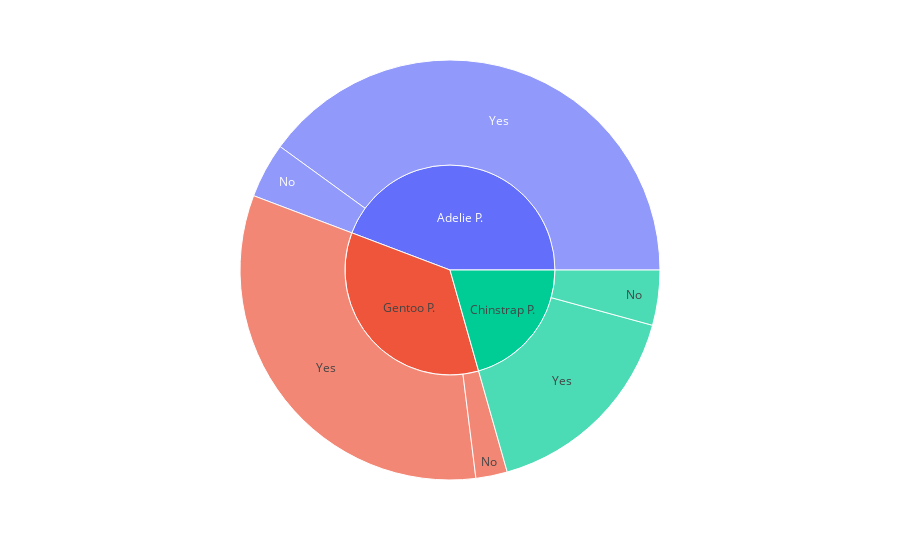

Notebook cell for this chart:
### Code cell
temp = df[df.sex == 'FEMALE'].groupby(['species', 'clutch_completion']).size().reset_index().rename(columns={0: 'valor'})
temp['porcentaje'] = (temp['valor'] / temp['valor'].sum() * 100).round(2)
fig = px.sunburst(temp, path=['species', 'clutch_completion'], values='valor', hover_data=['porcentaje'])

fig.show()

### Figure 1 — Plotly figure (JSON) as saved in the notebook; plotly's stock layout.template omitted (floating-point values rounded to 4 significant figures)
{"data": [{"branchvalues": "total", "customdata": [[4.24], [4.24], [2.42], [40], [16.36], [32.73], ["(?)"], ["(?)"], ["(?)"]], "domain": {"x": [0, 1], "y": [0, 1]}, "hovertemplate": "labels=%{label}<br>valor=%{value}<br>parent=%{parent}<br>id=%{id}<br>porcentaje=%{customdata[0]}<extra></extra>", "ids": ["Adelie P./No", "Chinstrap P./No", "Gentoo P./No", "Adelie P./Yes", "Chinstrap P./Yes", "Gentoo P./Yes", "Adelie P.", "Chinstrap P.", "Gentoo P."], "labels": ["No", "No", "No", "Yes", "Yes", "Yes", "Adelie P.", "Chinstrap P.", "Gentoo P."], "name": "", "parents": ["Adelie P.", "Chinstrap P.", "Gentoo P.", "Adelie P.", "Chinstrap P.", "Gentoo P.", "", "", ""], "type": "sunburst", "values": [7, 7, 4, 66, 27, 54, 73, 34, 58]}], "layout": {"legend": {"tracegroupgap": 0}, "margin": {"t": 60}}}
